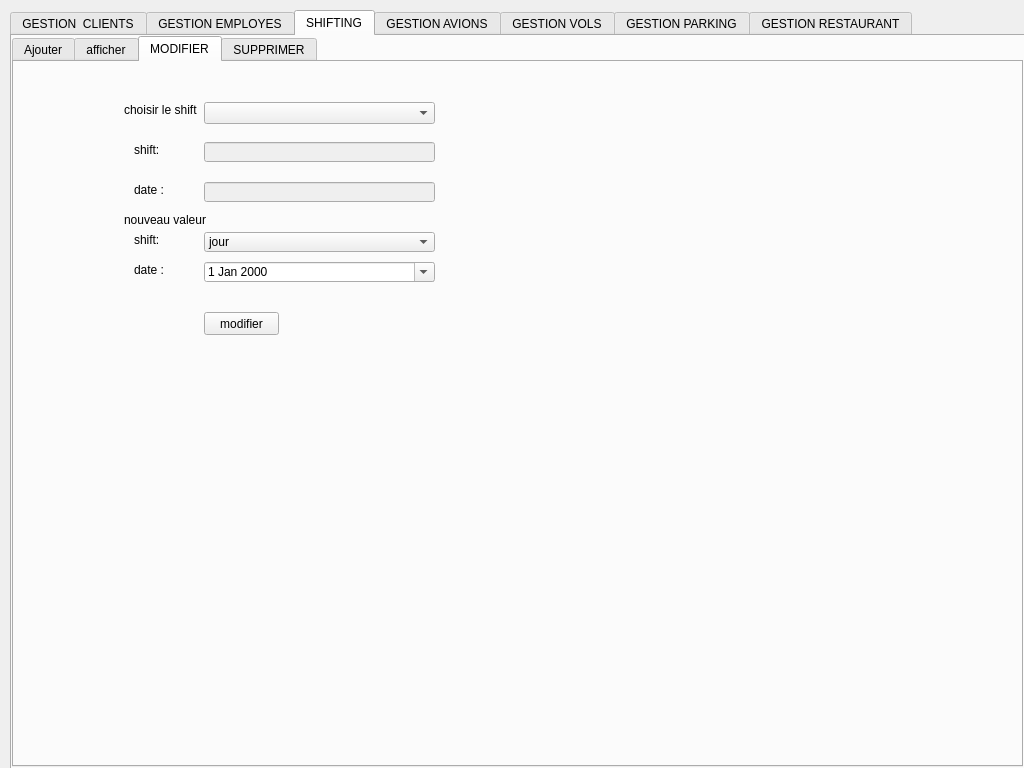
<?xml version="1.0" encoding="UTF-8"?>
<ui version="4.0">
 <class>gestion</class>
 <widget class="QDialog" name="gestion">
  <property name="geometry">
   <rect>
    <x>0</x>
    <y>0</y>
    <width>1024</width>
    <height>768</height>
   </rect>
  </property>
  <property name="windowTitle">
   <string>Dialog</string>
  </property>
  <widget class="QTabWidget" name="tabWidget_2">
   <property name="geometry">
    <rect>
     <x>10</x>
     <y>10</y>
     <width>1024</width>
     <height>768</height>
    </rect>
   </property>
   <property name="currentIndex">
    <number>2</number>
   </property>
   <widget class="QWidget" name="CLIENT">
    <attribute name="title">
     <string>GESTION  CLIENTS</string>
    </attribute>
   </widget>
   <widget class="QWidget" name="EMPLOYE">
    <attribute name="title">
     <string>GESTION EMPLOYES</string>
    </attribute>
    <widget class="QTabWidget" name="GESTION_EMPLOYE">
     <property name="geometry">
      <rect>
       <x>-1</x>
       <y>9</y>
       <width>1011</width>
       <height>611</height>
      </rect>
     </property>
     <property name="currentIndex">
      <number>0</number>
     </property>
     <widget class="QWidget" name="AJOUTER_EMPLOYE">
      <attribute name="title">
       <string>Ajouter</string>
      </attribute>
      <widget class="QWidget" name="layoutWidget">
       <property name="geometry">
        <rect>
         <x>1</x>
         <y>21</y>
         <width>681</width>
         <height>391</height>
        </rect>
       </property>
       <layout class="QGridLayout" name="gridLayout">
        <item row="0" column="0">
         <widget class="QLabel" name="ID_EMPLOYE">
          <property name="text">
           <string>ID_EMPLOYE:</string>
          </property>
         </widget>
        </item>
        <item row="3" column="1">
         <widget class="QLineEdit" name="lineEdit_ASSIDUITE"/>
        </item>
        <item row="9" column="1">
         <widget class="QPushButton" name="pushButton">
          <property name="text">
           <string>Ajouter</string>
          </property>
         </widget>
        </item>
        <item row="6" column="0">
         <widget class="QLabel" name="SALAIRE">
          <property name="text">
           <string>SALAIRE:</string>
          </property>
         </widget>
        </item>
        <item row="5" column="1">
         <widget class="QLineEdit" name="lineEdit_SOLDE_DE_CONGE"/>
        </item>
        <item row="5" column="0">
         <widget class="QLabel" name="SOLDE_DE_CONGE">
          <property name="text">
           <string>SOLDE DE CONGE:</string>
          </property>
         </widget>
        </item>
        <item row="2" column="0">
         <widget class="QLabel" name="PRENOM">
          <property name="text">
           <string>PRENOM:</string>
          </property>
         </widget>
        </item>
        <item row="8" column="0">
         <widget class="QLabel" name="RANG">
          <property name="text">
           <string>RANG:</string>
          </property>
         </widget>
        </item>
        <item row="4" column="0">
         <widget class="QLabel" name="AVANTAGE">
          <property name="text">
           <string>AVANTAGE:</string>
          </property>
         </widget>
        </item>
        <item row="1" column="1">
         <widget class="QLineEdit" name="lineEdit_NOM"/>
        </item>
        <item row="7" column="1">
         <widget class="QLineEdit" name="lineEdit_ABSENCE"/>
        </item>
        <item row="8" column="1">
         <widget class="QLineEdit" name="lineEdit_RANG"/>
        </item>
        <item row="7" column="0">
         <widget class="QLabel" name="ABSENCE">
          <property name="text">
           <string>ABSENCE:</string>
          </property>
         </widget>
        </item>
        <item row="6" column="1">
         <widget class="QLineEdit" name="lineEdit_SALAIRE"/>
        </item>
        <item row="2" column="1">
         <widget class="QLineEdit" name="lineEdit_PRENOM"/>
        </item>
        <item row="4" column="1">
         <widget class="QLineEdit" name="lineEdit_AVANTAGE"/>
        </item>
        <item row="0" column="1">
         <widget class="QLineEdit" name="lineEdit_ID_EMPLOYE"/>
        </item>
        <item row="3" column="0">
         <widget class="QLabel" name="ASSIDUITE">
          <property name="text">
           <string>ASSIDUITE:</string>
          </property>
         </widget>
        </item>
        <item row="1" column="0">
         <widget class="QLabel" name="NOM">
          <property name="text">
           <string>NOM:</string>
          </property>
         </widget>
        </item>
       </layout>
      </widget>
     </widget>
     <widget class="QWidget" name="AFFICHER_EMPLOYE">
      <attribute name="title">
       <string>afficher</string>
      </attribute>
      <widget class="QTableView" name="tab_employe">
       <property name="geometry">
        <rect>
         <x>0</x>
         <y>0</y>
         <width>1001</width>
         <height>461</height>
        </rect>
       </property>
      </widget>
     </widget>
     <widget class="QWidget" name="MODIFEREMPLOYE">
      <attribute name="title">
       <string>modifier</string>
      </attribute>
      <widget class="QWidget" name="layoutWidget_2">
       <property name="geometry">
        <rect>
         <x>0</x>
         <y>10</y>
         <width>681</width>
         <height>391</height>
        </rect>
       </property>
       <layout class="QGridLayout" name="gridLayout_2">
        <item row="0" column="0">
         <widget class="QLabel" name="ID_EMPLOYE_2">
          <property name="text">
           <string>ID_EMPLOYE:</string>
          </property>
         </widget>
        </item>
        <item row="3" column="1">
         <widget class="QLineEdit" name="lineEdit_ASSIDUITE_2"/>
        </item>
        <item row="9" column="1">
         <widget class="QPushButton" name="pushButton_2">
          <property name="text">
           <string>Modifier</string>
          </property>
         </widget>
        </item>
        <item row="6" column="0">
         <widget class="QLabel" name="SALAIRE_2">
          <property name="text">
           <string>SALAIRE:</string>
          </property>
         </widget>
        </item>
        <item row="5" column="1">
         <widget class="QLineEdit" name="lineEdit_SOLDE_DE_CONGE_2"/>
        </item>
        <item row="5" column="0">
         <widget class="QLabel" name="SOLDE_DE_CONGE_2">
          <property name="text">
           <string>SOLDE DE CONGE:</string>
          </property>
         </widget>
        </item>
        <item row="2" column="0">
         <widget class="QLabel" name="PRENOM_2">
          <property name="text">
           <string>PRENOM:</string>
          </property>
         </widget>
        </item>
        <item row="8" column="0">
         <widget class="QLabel" name="RANG_2">
          <property name="text">
           <string>RANG:</string>
          </property>
         </widget>
        </item>
        <item row="4" column="0">
         <widget class="QLabel" name="AVANTAGE_2">
          <property name="text">
           <string>AVANTAGE:</string>
          </property>
         </widget>
        </item>
        <item row="1" column="1">
         <widget class="QLineEdit" name="lineEdit_NOM_2"/>
        </item>
        <item row="7" column="1">
         <widget class="QLineEdit" name="lineEdit_ABSENCE_2"/>
        </item>
        <item row="8" column="1">
         <widget class="QLineEdit" name="lineEdit_RANG_2"/>
        </item>
        <item row="7" column="0">
         <widget class="QLabel" name="ABSENCE_2">
          <property name="text">
           <string>ABSENCE:</string>
          </property>
         </widget>
        </item>
        <item row="6" column="1">
         <widget class="QLineEdit" name="lineEdit_SALAIRE_2"/>
        </item>
        <item row="2" column="1">
         <widget class="QLineEdit" name="lineEdit_PRENOM_2"/>
        </item>
        <item row="4" column="1">
         <widget class="QLineEdit" name="lineEdit_AVANTAGE_2"/>
        </item>
        <item row="3" column="0">
         <widget class="QLabel" name="ASSIDUITE_2">
          <property name="text">
           <string>ASSIDUITE:</string>
          </property>
         </widget>
        </item>
        <item row="1" column="0">
         <widget class="QLabel" name="NOM_2">
          <property name="text">
           <string>NOM:</string>
          </property>
         </widget>
        </item>
        <item row="0" column="1">
         <widget class="QComboBox" name="comboBox_modemploye"/>
        </item>
       </layout>
      </widget>
     </widget>
     <widget class="QWidget" name="SUPRIMER">
      <attribute name="title">
       <string>supprimer</string>
      </attribute>
      <widget class="QLabel" name="label_3">
       <property name="geometry">
        <rect>
         <x>50</x>
         <y>40</y>
         <width>47</width>
         <height>13</height>
        </rect>
       </property>
       <property name="text">
        <string>ID:</string>
       </property>
      </widget>
      <widget class="QPushButton" name="ok">
       <property name="geometry">
        <rect>
         <x>110</x>
         <y>100</y>
         <width>75</width>
         <height>23</height>
        </rect>
       </property>
       <property name="text">
        <string>ok</string>
       </property>
      </widget>
      <widget class="QComboBox" name="comboBox_employe">
       <property name="geometry">
        <rect>
         <x>110</x>
         <y>40</y>
         <width>121</width>
         <height>22</height>
        </rect>
       </property>
      </widget>
     </widget>
    </widget>
   </widget>
   <widget class="QWidget" name="SHIFTING">
    <attribute name="title">
     <string>SHIFTING</string>
    </attribute>
    <widget class="QTabWidget" name="GESTION_DES_SHIFT">
     <property name="geometry">
      <rect>
       <x>0</x>
       <y>0</y>
       <width>1011</width>
       <height>731</height>
      </rect>
     </property>
     <property name="currentIndex">
      <number>2</number>
     </property>
     <widget class="QWidget" name="AJOUTER">
      <attribute name="title">
       <string>Ajouter</string>
      </attribute>
      <widget class="QComboBox" name="comboBox_ajoutshift">
       <property name="geometry">
        <rect>
         <x>480</x>
         <y>150</y>
         <width>341</width>
         <height>64</height>
        </rect>
       </property>
       <property name="styleSheet">
        <string notr="true">
font: 36pt &quot;MS Shell Dlg 2&quot;;</string>
       </property>
       <item>
        <property name="text">
         <string>jour</string>
        </property>
       </item>
       <item>
        <property name="text">
         <string>soir</string>
        </property>
       </item>
       <item>
        <property name="text">
         <string>nuit</string>
        </property>
       </item>
      </widget>
      <widget class="QComboBox" name="comboBox_ajoutID">
       <property name="geometry">
        <rect>
         <x>480</x>
         <y>50</y>
         <width>341</width>
         <height>71</height>
        </rect>
       </property>
       <property name="styleSheet">
        <string notr="true">font: 36pt &quot;MS Shell Dlg 2&quot;;</string>
       </property>
      </widget>
      <widget class="QLabel" name="label">
       <property name="geometry">
        <rect>
         <x>200</x>
         <y>40</y>
         <width>251</width>
         <height>51</height>
        </rect>
       </property>
       <property name="styleSheet">
        <string notr="true">font: 36pt &quot;MS Shell Dlg 2&quot;;
font: 22pt &quot;MS Shell Dlg 2&quot;;</string>
       </property>
       <property name="text">
        <string>choisir un iD:</string>
       </property>
      </widget>
      <widget class="QLabel" name="label_2">
       <property name="geometry">
        <rect>
         <x>190</x>
         <y>130</y>
         <width>261</width>
         <height>71</height>
        </rect>
       </property>
       <property name="styleSheet">
        <string notr="true">font: 22pt &quot;MS Shell Dlg 2&quot;;</string>
       </property>
       <property name="text">
        <string>choisir le shift :</string>
       </property>
      </widget>
      <widget class="QLabel" name="label_4">
       <property name="geometry">
        <rect>
         <x>190</x>
         <y>200</y>
         <width>201</width>
         <height>91</height>
        </rect>
       </property>
       <property name="styleSheet">
        <string notr="true">font: 22pt &quot;MS Shell Dlg 2&quot;;</string>
       </property>
       <property name="text">
        <string>choisir la date:</string>
       </property>
      </widget>
      <widget class="QPushButton" name="pushButton_3">
       <property name="geometry">
        <rect>
         <x>740</x>
         <y>490</y>
         <width>75</width>
         <height>23</height>
        </rect>
       </property>
       <property name="text">
        <string>ajouter</string>
       </property>
      </widget>
      <widget class="QDateEdit" name="dateEdit">
       <property name="geometry">
        <rect>
         <x>480</x>
         <y>240</y>
         <width>341</width>
         <height>22</height>
        </rect>
       </property>
       <property name="calendarPopup">
        <bool>true</bool>
       </property>
      </widget>
     </widget>
     <widget class="QWidget" name="AFFICHER">
      <attribute name="title">
       <string>afficher</string>
      </attribute>
      <widget class="QTableView" name="tab_shift">
       <property name="geometry">
        <rect>
         <x>-5</x>
         <y>1</y>
         <width>1001</width>
         <height>701</height>
        </rect>
       </property>
      </widget>
     </widget>
     <widget class="QWidget" name="MODIFIER">
      <attribute name="title">
       <string>MODIFIER</string>
      </attribute>
      <widget class="QComboBox" name="shif_mod">
       <property name="geometry">
        <rect>
         <x>190</x>
         <y>40</y>
         <width>231</width>
         <height>22</height>
        </rect>
       </property>
      </widget>
      <widget class="QLabel" name="label_6">
       <property name="geometry">
        <rect>
         <x>110</x>
         <y>40</y>
         <width>131</width>
         <height>16</height>
        </rect>
       </property>
       <property name="text">
        <string>choisir le shift </string>
       </property>
      </widget>
      <widget class="QDateEdit" name="dateEdit_2">
       <property name="geometry">
        <rect>
         <x>190</x>
         <y>200</y>
         <width>231</width>
         <height>20</height>
        </rect>
       </property>
       <property name="calendarPopup">
        <bool>true</bool>
       </property>
      </widget>
      <widget class="QComboBox" name="comboBox_ajoutshift_2">
       <property name="geometry">
        <rect>
         <x>190</x>
         <y>170</y>
         <width>231</width>
         <height>20</height>
        </rect>
       </property>
       <property name="styleSheet">
        <string notr="true">

</string>
       </property>
       <item>
        <property name="text">
         <string>jour</string>
        </property>
       </item>
       <item>
        <property name="text">
         <string>soir</string>
        </property>
       </item>
       <item>
        <property name="text">
         <string>nuit</string>
        </property>
       </item>
      </widget>
      <widget class="QLabel" name="label_7">
       <property name="geometry">
        <rect>
         <x>120</x>
         <y>80</y>
         <width>61</width>
         <height>16</height>
        </rect>
       </property>
       <property name="text">
        <string>shift:</string>
       </property>
      </widget>
      <widget class="QLineEdit" name="lineEdit_shift">
       <property name="enabled">
        <bool>false</bool>
       </property>
       <property name="geometry">
        <rect>
         <x>190</x>
         <y>80</y>
         <width>231</width>
         <height>20</height>
        </rect>
       </property>
      </widget>
      <widget class="QLineEdit" name="lineEdit_date">
       <property name="enabled">
        <bool>false</bool>
       </property>
       <property name="geometry">
        <rect>
         <x>190</x>
         <y>120</y>
         <width>231</width>
         <height>20</height>
        </rect>
       </property>
      </widget>
      <widget class="QLabel" name="label_14">
       <property name="geometry">
        <rect>
         <x>120</x>
         <y>120</y>
         <width>61</width>
         <height>16</height>
        </rect>
       </property>
       <property name="text">
        <string>date : </string>
       </property>
      </widget>
      <widget class="QLabel" name="label_15">
       <property name="geometry">
        <rect>
         <x>110</x>
         <y>150</y>
         <width>111</width>
         <height>16</height>
        </rect>
       </property>
       <property name="text">
        <string>nouveau valeur</string>
       </property>
      </widget>
      <widget class="QLabel" name="label_16">
       <property name="geometry">
        <rect>
         <x>120</x>
         <y>200</y>
         <width>61</width>
         <height>16</height>
        </rect>
       </property>
       <property name="text">
        <string>date : </string>
       </property>
      </widget>
      <widget class="QLabel" name="label_17">
       <property name="geometry">
        <rect>
         <x>120</x>
         <y>170</y>
         <width>61</width>
         <height>16</height>
        </rect>
       </property>
       <property name="text">
        <string>shift:</string>
       </property>
      </widget>
      <widget class="QPushButton" name="pushButton_5">
       <property name="geometry">
        <rect>
         <x>190</x>
         <y>250</y>
         <width>75</width>
         <height>23</height>
        </rect>
       </property>
       <property name="text">
        <string>modifier</string>
       </property>
      </widget>
     </widget>
     <widget class="QWidget" name="SUPPRIMER">
      <attribute name="title">
       <string>SUPPRIMER</string>
      </attribute>
      <widget class="QLabel" name="label_5">
       <property name="geometry">
        <rect>
         <x>110</x>
         <y>40</y>
         <width>47</width>
         <height>13</height>
        </rect>
       </property>
       <property name="text">
        <string>SHIFT</string>
       </property>
      </widget>
      <widget class="QPushButton" name="ok_shift">
       <property name="geometry">
        <rect>
         <x>180</x>
         <y>90</y>
         <width>75</width>
         <height>23</height>
        </rect>
       </property>
       <property name="text">
        <string>ok</string>
       </property>
      </widget>
      <widget class="QComboBox" name="shift_sup">
       <property name="geometry">
        <rect>
         <x>150</x>
         <y>40</y>
         <width>231</width>
         <height>22</height>
        </rect>
       </property>
      </widget>
     </widget>
    </widget>
   </widget>
   <widget class="QWidget" name="GESTION_AVIONS">
    <attribute name="title">
     <string>GESTION AVIONS</string>
    </attribute>
   </widget>
   <widget class="QWidget" name="GESTION_VOLS">
    <attribute name="title">
     <string>GESTION VOLS</string>
    </attribute>
   </widget>
   <widget class="QWidget" name="GESTION_PARKING">
    <attribute name="title">
     <string>GESTION PARKING</string>
    </attribute>
   </widget>
   <widget class="QWidget" name="GESTION_RETAURANT">
    <attribute name="title">
     <string>GESTION RESTAURANT</string>
    </attribute>
   </widget>
  </widget>
 </widget>
 <resources/>
 <connections/>
</ui>
